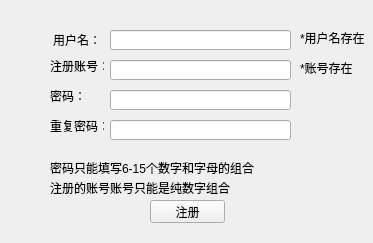
<?xml version="1.0" encoding="UTF-8"?>
<ui version="4.0">
 <class>Zcwidget</class>
 <widget class="QWidget" name="Zcwidget">
  <property name="geometry">
   <rect>
    <x>0</x>
    <y>0</y>
    <width>373</width>
    <height>243</height>
   </rect>
  </property>
  <property name="minimumSize">
   <size>
    <width>373</width>
    <height>243</height>
   </size>
  </property>
  <property name="maximumSize">
   <size>
    <width>400</width>
    <height>243</height>
   </size>
  </property>
  <property name="windowTitle">
   <string>注册账号</string>
  </property>
  <widget class="QLabel" name="label">
   <property name="geometry">
    <rect>
     <x>53</x>
     <y>30</y>
     <width>51</width>
     <height>20</height>
    </rect>
   </property>
   <property name="text">
    <string>用户名：</string>
   </property>
  </widget>
  <widget class="QLabel" name="label_2">
   <property name="geometry">
    <rect>
     <x>50</x>
     <y>60</y>
     <width>54</width>
     <height>12</height>
    </rect>
   </property>
   <property name="text">
    <string>注册账号：</string>
   </property>
  </widget>
  <widget class="QLabel" name="label_3">
   <property name="geometry">
    <rect>
     <x>50</x>
     <y>90</y>
     <width>54</width>
     <height>12</height>
    </rect>
   </property>
   <property name="text">
    <string>密码：</string>
   </property>
  </widget>
  <widget class="QLabel" name="label_4">
   <property name="geometry">
    <rect>
     <x>50</x>
     <y>120</y>
     <width>54</width>
     <height>12</height>
    </rect>
   </property>
   <property name="text">
    <string>重复密码：</string>
   </property>
  </widget>
  <widget class="QLineEdit" name="lineEdit">
   <property name="geometry">
    <rect>
     <x>110</x>
     <y>30</y>
     <width>181</width>
     <height>20</height>
    </rect>
   </property>
  </widget>
  <widget class="QLineEdit" name="lineEdit_2">
   <property name="geometry">
    <rect>
     <x>110</x>
     <y>60</y>
     <width>181</width>
     <height>20</height>
    </rect>
   </property>
  </widget>
  <widget class="QLabel" name="label_5">
   <property name="geometry">
    <rect>
     <x>50</x>
     <y>160</y>
     <width>241</width>
     <height>16</height>
    </rect>
   </property>
   <property name="text">
    <string>密码只能填写6-15个数字和字母的组合</string>
   </property>
  </widget>
  <widget class="QLineEdit" name="lineEdit_3">
   <property name="geometry">
    <rect>
     <x>110</x>
     <y>90</y>
     <width>181</width>
     <height>20</height>
    </rect>
   </property>
   <property name="echoMode">
    <enum>QLineEdit::Password</enum>
   </property>
  </widget>
  <widget class="QLineEdit" name="lineEdit_4">
   <property name="geometry">
    <rect>
     <x>110</x>
     <y>120</y>
     <width>181</width>
     <height>20</height>
    </rect>
   </property>
   <property name="echoMode">
    <enum>QLineEdit::Password</enum>
   </property>
  </widget>
  <widget class="QLabel" name="label_6">
   <property name="geometry">
    <rect>
     <x>300</x>
     <y>30</y>
     <width>71</width>
     <height>16</height>
    </rect>
   </property>
   <property name="text">
    <string>*用户名存在</string>
   </property>
  </widget>
  <widget class="QLabel" name="label_7">
   <property name="geometry">
    <rect>
     <x>300</x>
     <y>60</y>
     <width>71</width>
     <height>16</height>
    </rect>
   </property>
   <property name="text">
    <string>*账号存在</string>
   </property>
  </widget>
  <widget class="QPushButton" name="pushButton">
   <property name="geometry">
    <rect>
     <x>150</x>
     <y>200</y>
     <width>75</width>
     <height>23</height>
    </rect>
   </property>
   <property name="text">
    <string>注册</string>
   </property>
  </widget>
  <widget class="QLabel" name="label_8">
   <property name="geometry">
    <rect>
     <x>50</x>
     <y>180</y>
     <width>191</width>
     <height>16</height>
    </rect>
   </property>
   <property name="text">
    <string>注册的账号账号只能是纯数字组合</string>
   </property>
  </widget>
 </widget>
 <resources/>
 <connections/>
</ui>
